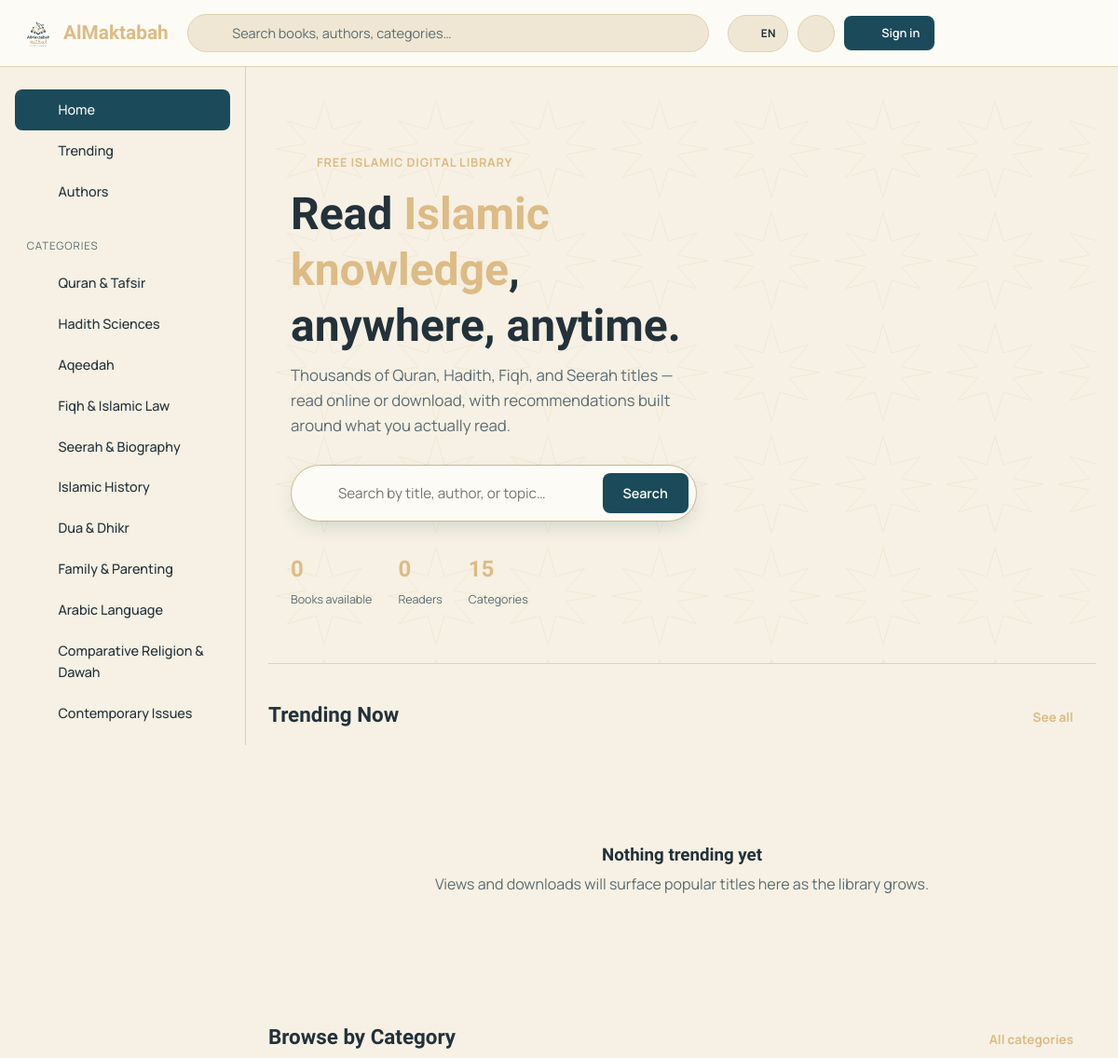
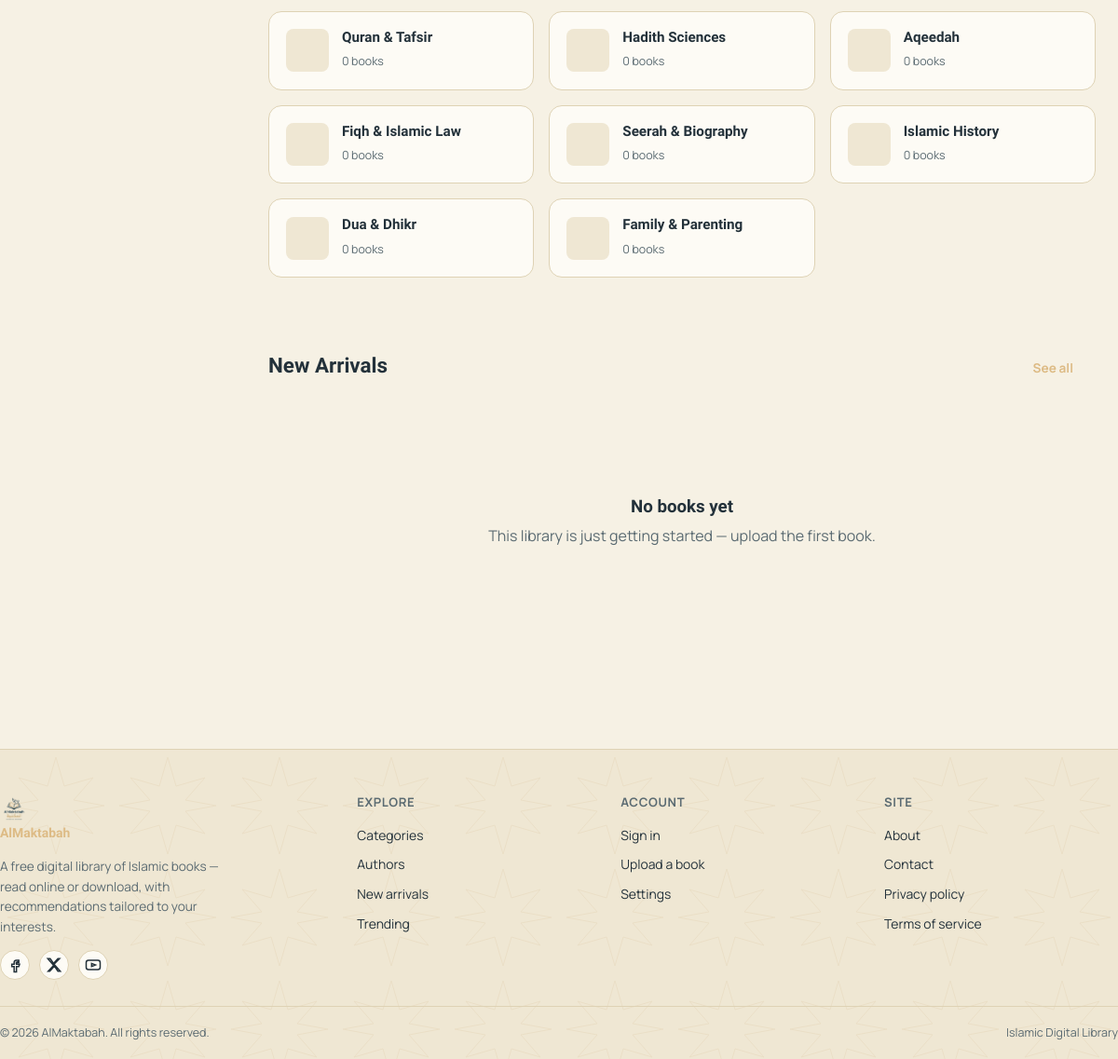
The page / on the database its author committed (2 pictures, top to bottom).
### tables this page shows
CREATE TABLE IF NOT EXISTS categories (
    id          INT UNSIGNED AUTO_INCREMENT PRIMARY KEY,
    parent_id   INT UNSIGNED DEFAULT NULL,
    name        VARCHAR(100) NOT NULL,
    slug        VARCHAR(120) NOT NULL UNIQUE,
    description TEXT DEFAULT NULL,
    icon        VARCHAR(50) NOT NULL DEFAULT 'book',
    sort_order  INT UNSIGNED NOT NULL DEFAULT 0,
    created_at  TIMESTAMP NOT NULL DEFAULT CURRENT_TIMESTAMP,
    FOREIGN KEY (parent_id) REFERENCES categories(id) ON DELETE SET NULL,
    INDEX idx_parent (parent_id)
);

### classes/I18n.php (called while the page is built, shortened)
<?php
class I18n
{
    private static array $strings = [];
    private static string $lang = 'en';
    private static bool $booted = false;
    public static function init(): void
    {
        if (self::$booted) return;
        self::$booted = true;
        self::$lang = self::resolveLang();
        $file = ROOT_PATH . '/languages/' . self::$lang . '.php';
        self::$strings = is_file($file) ? require $file : [];
    }
    private static function resolveLang(): string
    {
        return 'en';
    }
    public static function t(string $key, ?string $default = null): string
    {
        return self::$strings[$key] ?? $default ?? $key;
    }
}

### config/config.php (called while the page is built, shortened)
<?php
spl_autoload_register(function (string $class) {
    $path = __DIR__ . '/../classes/' . $class . '.php';
});
require_once __DIR__ . '/database.php';
require_once ROOT_PATH . '/includes/functions.php';

### classes/Database.php (called while the page is built, shortened)
<?php
class Database
{
    private static ?PDO $instance = null;
    public static function getInstance(): PDO
    {
        if (self::$instance === null) {
            $dsn = 'mysql:host=' . DB_HOST . ';dbname=' . DB_NAME . ';charset=' . DB_CHARSET;
            $options = [
                PDO::ATTR_ERRMODE            => PDO::ERRMODE_EXCEPTION,
                PDO::ATTR_DEFAULT_FETCH_MODE => PDO::FETCH_ASSOC,
                PDO::ATTR_EMULATE_PREPARES   => false,
            ];
            try {
                self::$instance = new PDO($dsn, DB_USER, DB_PASS, $options);
            } catch (PDOException $e) {
                error_log('Database connection failed: ' . $e->getMessage());
                http_response_code(500);
                die('Unable to connect to the database. Please check config/database.php and try again.');
            }
        }
        return self::$instance;
    }
    public static function fetchAll(string $sql, array $params = []): array
    {
        $stmt = self::getInstance()->prepare($sql);
        $stmt->execute($params);
        return $stmt->fetchAll();
    }
    public static function fetchOne(string $sql, array $params = []): ?array
    {
        $stmt = self::getInstance()->prepare($sql);
        $stmt->execute($params);
        $row = $stmt->fetch();
        return $row === false ? null : $row;
    }
}

### classes/Category.php (called while the page is built, shortened)
<?php
class Category
{
    public static function topLevel(): array
    {
        return Database::fetchAll('SELECT * FROM categories WHERE parent_id IS NULL ORDER BY sort_order ASC, name ASC');
    }
    public static function withBookCounts(): array
    {
        return Database::fetchAll(
            "SELECT c.*, COUNT(b.id) AS book_count
             FROM categories c
             LEFT JOIN books b ON b.category_id = c.id AND b.status = 'approved'
             GROUP BY c.id
             ORDER BY c.sort_order ASC, c.name ASC"
        );
    }
}

### classes/Book.php (called while the page is built, shortened)
<?php
class Book
{
    public static function trending(int $limit = 8, int $windowDays = 14): array
    {
        return Database::fetchAll(
            self::SELECT_BASE . "
             LEFT JOIN (
                SELECT book_id, COUNT(*) AS recent_views FROM book_views
                WHERE viewed_at >= DATE_SUB(NOW(), INTERVAL ? DAY) GROUP BY book_id
             ) rv ON rv.book_id = b.id
             WHERE b.status = 'approved'
             ORDER BY COALESCE(rv.recent_views, 0) DESC, b.downloads_count DESC, b.views_count DESC
             LIMIT ?",
            [$windowDays, $limit]
        );
    }
    public static function newArrivals(int $limit = 8): array
    {
        return Database::fetchAll(self::SELECT_BASE . " WHERE b.status = 'approved' ORDER BY b.created_at DESC LIMIT ?", [$limit]);
    }
}

### index.php (the view, shortened to what this page needs)
<?php
require_once __DIR__ . '/config/config.php';
include __DIR__ . '/includes/head.php';
include __DIR__ . '/includes/header.php';
include __DIR__ . '/includes/sidebar.php';
$trending    = Book::trending(10);
$newArrivals = Book::newArrivals(10);
$categories  = Category::withBookCounts();
$totalBooks  = Database::fetchOne("SELECT COUNT(*) AS c FROM books WHERE status='approved'")['c'] ?? 0;
$totalReaders= Database::fetchOne("SELECT COUNT(*) AS c FROM users WHERE role='user'")['c'] ?? 0;
$wishlistIds = $currentUser ? Wishlist::bookIds($currentUser['id']) : [];
?>
<section class="hero">
    <div class="khatam-watermark" aria-hidden="true"></div>
    <div class="container">
        <div>
            <div class="hero-eyebrow"><?= icon('khatam', 'icon') ?> <?= e(t('hero.eyebrow')) ?></div>
            <h1><?= e(t('hero.title_pre')) ?> <span class="accent-word"><?= e(t('hero.title_accent')) ?></span>,<br><?= e(t('hero.title_post')) ?></h1>
            <p class="lede"><?= e(t('hero.lede')) ?></p>
            <div class="hero-search">
                <form action="<?= url('search.php') ?>" method="get">
                    <?= icon('search') ?>
                    <input type="text" name="q" placeholder="<?= e(t('hero.search_placeholder')) ?>">
                    <button type="submit" class="btn btn-primary"><?= e(t('hero.search_button')) ?></button>
                </form>
            </div>
            <div class="hero-stats">
                <div class="hero-stat"><b><?= format_count((int) $totalBooks) ?></b><span><?= e(t('hero.stat_books')) ?></span></div>
                <div class="hero-stat"><b><?= format_count((int) $totalReaders) ?></b><span><?= e(t('hero.stat_readers')) ?></span></div>
                <div class="hero-stat"><b><?= count($categories) ?></b><span><?= e(t('hero.stat_categories')) ?></span></div>
            </div>
        </div>
        <div class="hero-stack" aria-hidden="true">
        </div>
    </div>
</section>
<section class="section">
    <div class="section-head">
        <h2><?= e(t('section.trending')) ?></h2>
        <a href="<?= url('search.php?sort=popular') ?>" class="see-all"><?= e(t('section.see_all')) ?> <?= icon('chevron-right') ?></a>
    </div>
    <?php if ($trending): ?>
    <div class="book-grid">
        <?php foreach ($trending as $b) render_book_card($b, $wishlistIds); ?>
    </div>
    <?php else: ?>
    <div class="empty-state" style="padding:40px 20px;"><?= icon('chart') ?><h3><?= e(t('empty.no_trending_title')) ?></h3><p><?= e(t('empty.no_trending_body')) ?></p></div>
    <?php endif; ?>
</section>
<section class="section">
    <div class="section-head">
        <h2><?= e(t('section.browse_category')) ?></h2>
        <a href="<?= url('categories.php') ?>" class="see-all"><?= e(t('section.all_categories')) ?> <?= icon('chevron-right') ?></a>
    </div>
    <div class="category-chip-grid">
        <?php foreach (array_slice($categories, 0, 8) as $cat): ?>
            <a class="category-chip" href="<?= url('category.php?id=' . $cat['id'] . '&slug=' . $cat['slug']) ?>">
                <span class="chip-icon"><?= icon($cat['icon']) ?></span>
                <span>
                    <h3><?= e($cat['name']) ?></h3>
                    <span class="chip-count"><?= (int) $cat['book_count'] ?> books</span>
                </span>
            </a>
        <?php endforeach; ?>
    </div>
</section>
<section class="section">
    <div class="section-head">
        <h2><?= e(t('section.new_arrivals')) ?></h2>
        <a href="<?= url('search.php?sort=newest') ?>" class="see-all"><?= e(t('section.see_all')) ?> <?= icon('chevron-right') ?></a>
    </div>
    <?php if ($newArrivals): ?>
    <div class="book-grid">
        <?php foreach ($newArrivals as $b) render_book_card($b, $wishlistIds); ?>
    </div>
    <?php else: ?>
    <div class="empty-state" style="padding:40px 20px;"><?= icon('book') ?><h3><?= e(t('empty.no_books_title')) ?></h3><p>This library is just getting started — <a href="<?= url('upload.php') ?>">upload the first book</a>.</p></div>
    <?php endif; ?>
</section>
<?php include __DIR__ . '/includes/footer.php'; ?>

### includes/functions.php (shortened to what this page needs)
<?php
function e(?string $value): string
{
    return htmlspecialchars((string) $value, ENT_QUOTES, 'UTF-8');
}
function t(string $key, ?string $default = null): string
{
    return I18n::t($key, $default);
}
function url(string $path = ''): string
{
    $path = ltrim($path, '/');
    return rtrim(SITE_URL, '/') . '/' . $path;
}
function format_count(int $n): string
{
    return (string) $n;
}
function icon(string $name, string $class = ''): string
{
    $path = $icons[$name] ?? $icons['book'];
    return '<svg class="icon ' . e($class) . '" viewBox="0 0 24 24" fill="none" stroke="currentColor" stroke-width="1.8" stroke-linecap="round" stroke-linejoin="round" aria-hidden="true">' . $path . '</svg>';
}
    ?>

### includes/sidebar.php (shortened to what this page needs)
<?php
$currentScript = basename($_SERVER['SCRIPT_NAME'] ?? '');
$activeCategoryId = isset($_GET['id']) && $currentScript === 'category.php' ? (int) $_GET['id'] : null;
$topCategories = Category::topLevel();
?>
<aside class="app-sidebar">
    <div class="sidebar-section">
        <a class="sidebar-link <?= $currentScript === 'index.php' ? 'active' : '' ?>" href="<?= url('index.php') ?>"><?= icon('home') ?> <?= e(t('sidebar.home')) ?></a>
        <a class="sidebar-link <?= $currentScript === 'search.php' && ($_GET['sort'] ?? '') === 'popular' ? 'active' : '' ?>" href="<?= url('search.php?sort=popular') ?>"><?= icon('chart') ?> <?= e(t('sidebar.trending')) ?></a>
        <a class="sidebar-link <?= $currentScript === 'authors.php' ? 'active' : '' ?>" href="<?= url('authors.php') ?>"><?= icon('users') ?> <?= e(t('sidebar.authors')) ?></a>
    </div>
    <div class="sidebar-section">
        <div class="sidebar-label"><?= e(t('sidebar.categories')) ?></div>
        <?php foreach ($topCategories as $cat): ?>
            <a class="sidebar-link <?= $activeCategoryId === (int) $cat['id'] ? 'active' : '' ?>" href="<?= url('category.php?id=' . $cat['id'] . '&slug=' . $cat['slug']) ?>">
                <?= icon($cat['icon']) ?> <?= e($cat['name']) ?>
            </a>
        <?php endforeach; ?>
    </div>
</aside>
<main class="app-main" id="main-content">

### rows shown on the page
categories: name "Quran & Tafsir", book_count "0"
categories: name "Hadith Sciences", book_count "0"
categories: name "Aqeedah", book_count "0"
categories: name "Fiqh & Islamic Law", book_count "0"
categories: name "Seerah & Biography", book_count "0"
categories: name "Islamic History", book_count "0"
categories: name "Dua & Dhikr", book_count "0"
categories: name "Family & Parenting", book_count "0"
categories: name "Arabic Language"
categories: name "Comparative Religion & Dawah"
categories: name "Contemporary Issues"

### other values the page prints
SITE_NAME "AlMaktabah"
$currentLang "EN"
t('nav.sign_in') "Sign in"
t('sidebar.home') "Home"
t('sidebar.trending') "Trending"
t('sidebar.authors') "Authors"
t('sidebar.categories') "CATEGORIES"
t('hero.eyebrow') "FREE ISLAMIC DIGITAL LIBRARY"
t('hero.title_pre') "Read"
t('hero.title_accent') "Islamic knowledge"
t('hero.title_post') "anywhere, anytime."
t('hero.lede') "Thousands of Quran, Hadith, Fiqh, and Seerah titles — read online or download, with recommendations built around what you actually read."
t('hero.search_button') "Search"
format_count((int) $totalBooks) "0"
t('hero.stat_books') "Books available"
